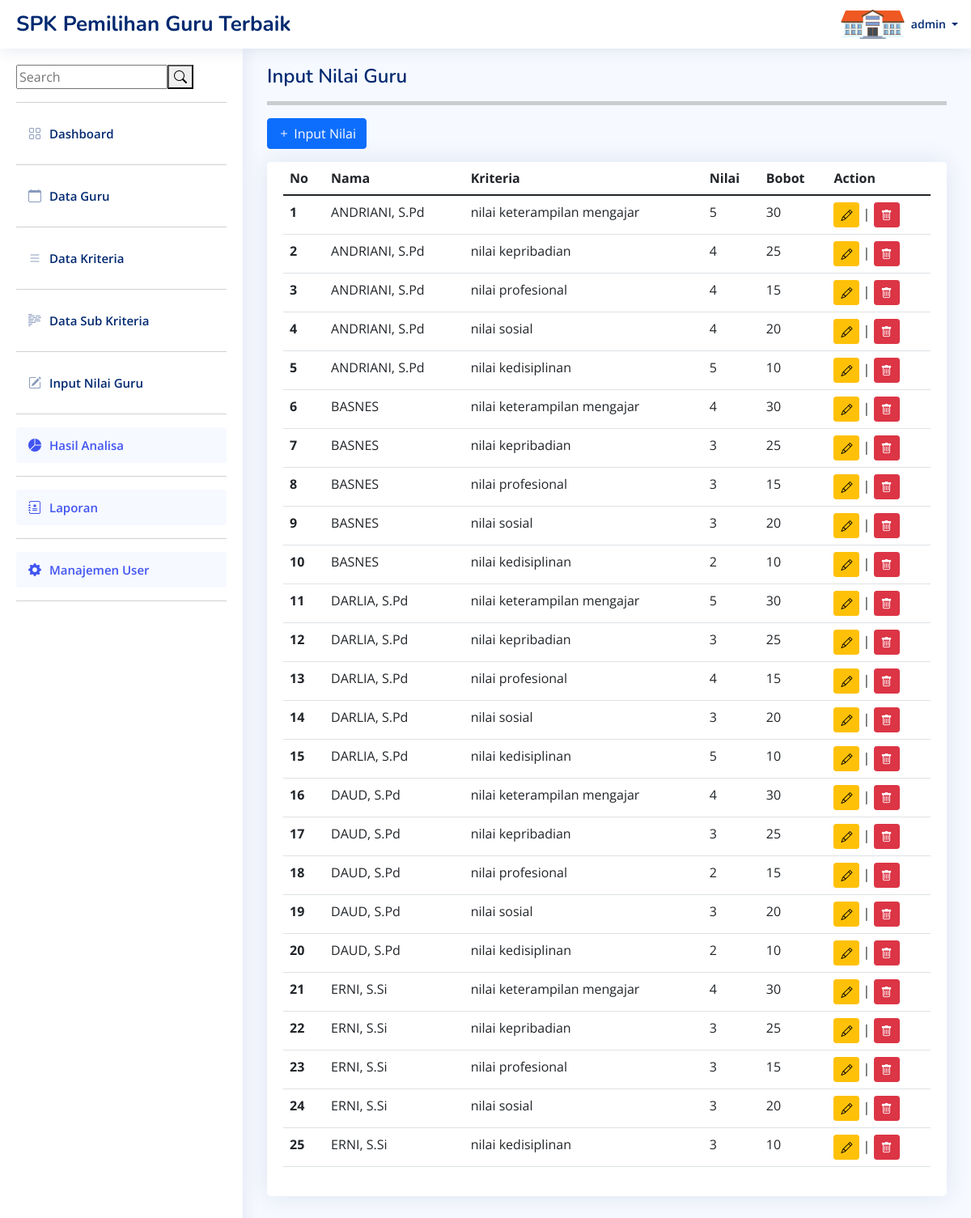
The app's page /nilai_guru.php (signed in) with its own data.
### tables this page shows
CREATE TABLE `nilai` (
  `id_nilai` int(11) NOT NULL,
  `id_guru` int(11) NOT NULL,
  `id_kriteria` int(11) NOT NULL,
  `nilai` varchar(10) NOT NULL
);

CREATE TABLE `guru` (
  `id_guru` int(11) NOT NULL,
  `nama_guru` varchar(100) NOT NULL,
  `nip` varchar(50) NOT NULL,
  `jabatan` varchar(120) NOT NULL
);

CREATE TABLE `kriteria` (
  `id_kriteria` int(11) NOT NULL,
  `kd_kriteria` varchar(50) NOT NULL,
  `nama_kriteria` varchar(100) NOT NULL,
  `attribut` varchar(50) NOT NULL,
  `bobot` int(11) NOT NULL
);

### nilai_guru.php (the view, shortened to what this page needs)
<?php
include("template/headers.php");
include("core/config.php");
$query = "SELECT * FROM nilai a JOIN guru b, kriteria c WHERE a.id_guru = b.id_guru AND a.id_kriteria = c.id_kriteria";
$result = mysqli_query($con, $query);
?>
  <main id="main" class="main">
    <div class="pagetitle">
      <h1>Input Nilai Guru</h1>
      <hr style="height:5px;">
    </div>
    <a href="input_nilai.php" class="btn btn-primary mb-3"><i class="bi bi-plus"></i> Input Nilai</a>
    <section class="section">
      <div class="row">
        <div class="col-lg-12">
          <div class="card">
            <div class="card-body">
              <table class="table datatable">
                <thead>
                  <tr>
                    <th scope="col">No</th>
                    <th scope="col">Nama</th>
                    <th scope="col">Kriteria</th>
                    <th scope="col">Nilai</th>
                    <th scope="col">Bobot</th>
                    <th scope="col">Action</th>
                  </tr>
                </thead>
                <tbody>
                  <?php
                  $no=1;
                  foreach($result as $row):  ?>
                  <tr>
                    <th scope="row"><?= $no++; ?></th>
                    <td><?= $row['nama_guru']; ?></td>
                    <td><?= $row['nama_kriteria']; ?></td>
                    <td><?= $row['nilai']; ?></td>
                    <td><?= $row['bobot']; ?></td>
                    <td>
                      <form action="fnilai.php" method="POST">
                        <a href="edit_nilai.php?id=<?= $row['id_nilai']; ?>" class="btn btn-warning btn-sm "><i class="bi bi-pencil"></i></a> | <button class="btn btn-danger btn-sm" type="submit" name="delete"><i class="bi bi-trash"></i></button>
                      </form>
                      </td>
                    </tr>
                 <?php endforeach; ?>
                </tbody>
              </table>
            </div>
          </div>
        </div>
      </div>
    </section>
  </main>
</body>
</html>

### assets/css/style.css (style rules this page uses)
:root { scroll-behavior: smooth; }
body { font-family: "Open Sans", sans-serif; background: #f6f9ff; color: #444444; }
a { color: #4154f1; text-decoration: none; }
h1, h2, h3, h4, h5, h6 { font-family: "Nunito", sans-serif; }
#main { margin-top: 60px; padding: 20px 30px; transition: all 0.3s; }
.pagetitle { margin-bottom: 10px; }
.pagetitle h1 { font-size: 24px; margin-bottom: 0; font-weight: 600; color: #012970; }
.card { margin-bottom: 30px; border: none; border-radius: 5px; box-shadow: 0px 0 30px rgba(1, 41, 112, 0.1); overflow: hidden; }
.card-body { padding: 0 20px 20px 20px; }
@media (min-width: 1200px) { #main, #footer { margin-left: 300px; } }

### records on screen
nilai: id_guru.nama_guru "ANDRIANI, S.Pd", id_kriteria.nama_kriteria "nilai keterampilan mengajar", nilai "5", id_kriteria.bobot "30"
nilai: id_guru.nama_guru "ANDRIANI, S.Pd", id_kriteria.nama_kriteria "nilai kepribadian", nilai "4", id_kriteria.bobot "25"
nilai: id_guru.nama_guru "ANDRIANI, S.Pd", id_kriteria.nama_kriteria "nilai profesional", nilai "4", id_kriteria.bobot "15"
nilai: id_guru.nama_guru "ANDRIANI, S.Pd", id_kriteria.nama_kriteria "nilai sosial", nilai "4", id_kriteria.bobot "20"
nilai: id_guru.nama_guru "ANDRIANI, S.Pd", id_kriteria.nama_kriteria "nilai kedisiplinan", nilai "5", id_kriteria.bobot "10"
nilai: id_guru.nama_guru "BASNES", id_kriteria.nama_kriteria "nilai keterampilan mengajar", nilai "4", id_kriteria.bobot "30"
nilai: id_guru.nama_guru "BASNES", id_kriteria.nama_kriteria "nilai kepribadian", nilai "3", id_kriteria.bobot "25"
nilai: id_guru.nama_guru "BASNES", id_kriteria.nama_kriteria "nilai profesional", nilai "3", id_kriteria.bobot "15"
nilai: id_guru.nama_guru "BASNES", id_kriteria.nama_kriteria "nilai sosial", nilai "3", id_kriteria.bobot "20"
nilai: id_guru.nama_guru "BASNES", id_kriteria.nama_kriteria "nilai kedisiplinan", nilai "2", id_kriteria.bobot "10"
nilai: id_guru.nama_guru "DARLIA, S.Pd", id_kriteria.nama_kriteria "nilai keterampilan mengajar", nilai "5", id_kriteria.bobot "30"
nilai: id_guru.nama_guru "DARLIA, S.Pd", id_kriteria.nama_kriteria "nilai kepribadian", nilai "3", id_kriteria.bobot "25"
nilai: id_guru.nama_guru "DARLIA, S.Pd", id_kriteria.nama_kriteria "nilai profesional", nilai "4", id_kriteria.bobot "15"
nilai: id_guru.nama_guru "DARLIA, S.Pd", id_kriteria.nama_kriteria "nilai sosial", nilai "3", id_kriteria.bobot "20"
nilai: id_guru.nama_guru "DARLIA, S.Pd", id_kriteria.nama_kriteria "nilai kedisiplinan", nilai "5", id_kriteria.bobot "10"
nilai: id_guru.nama_guru "DAUD, S.Pd", id_kriteria.nama_kriteria "nilai keterampilan mengajar", nilai "4", id_kriteria.bobot "30"
nilai: id_guru.nama_guru "DAUD, S.Pd", id_kriteria.nama_kriteria "nilai kepribadian", nilai "3", id_kriteria.bobot "25"
nilai: id_guru.nama_guru "DAUD, S.Pd", id_kriteria.nama_kriteria "nilai profesional", nilai "2", id_kriteria.bobot "15"
nilai: id_guru.nama_guru "DAUD, S.Pd", id_kriteria.nama_kriteria "nilai sosial", nilai "3", id_kriteria.bobot "20"
nilai: id_guru.nama_guru "DAUD, S.Pd", id_kriteria.nama_kriteria "nilai kedisiplinan", nilai "2", id_kriteria.bobot "10"
nilai: id_guru.nama_guru "ERNI, S.Si", id_kriteria.nama_kriteria "nilai keterampilan mengajar", nilai "4", id_kriteria.bobot "30"
nilai: id_guru.nama_guru "ERNI, S.Si", id_kriteria.nama_kriteria "nilai kepribadian", nilai "3", id_kriteria.bobot "25"
nilai: id_guru.nama_guru "ERNI, S.Si", id_kriteria.nama_kriteria "nilai profesional", nilai "3", id_kriteria.bobot "15"
nilai: id_guru.nama_guru "ERNI, S.Si", id_kriteria.nama_kriteria "nilai sosial", nilai "3", id_kriteria.bobot "20"
nilai: id_guru.nama_guru "ERNI, S.Si", id_kriteria.nama_kriteria "nilai kedisiplinan", nilai "3", id_kriteria.bobot "10"

### other values on screen
$_SESSION['username'] "admin"
